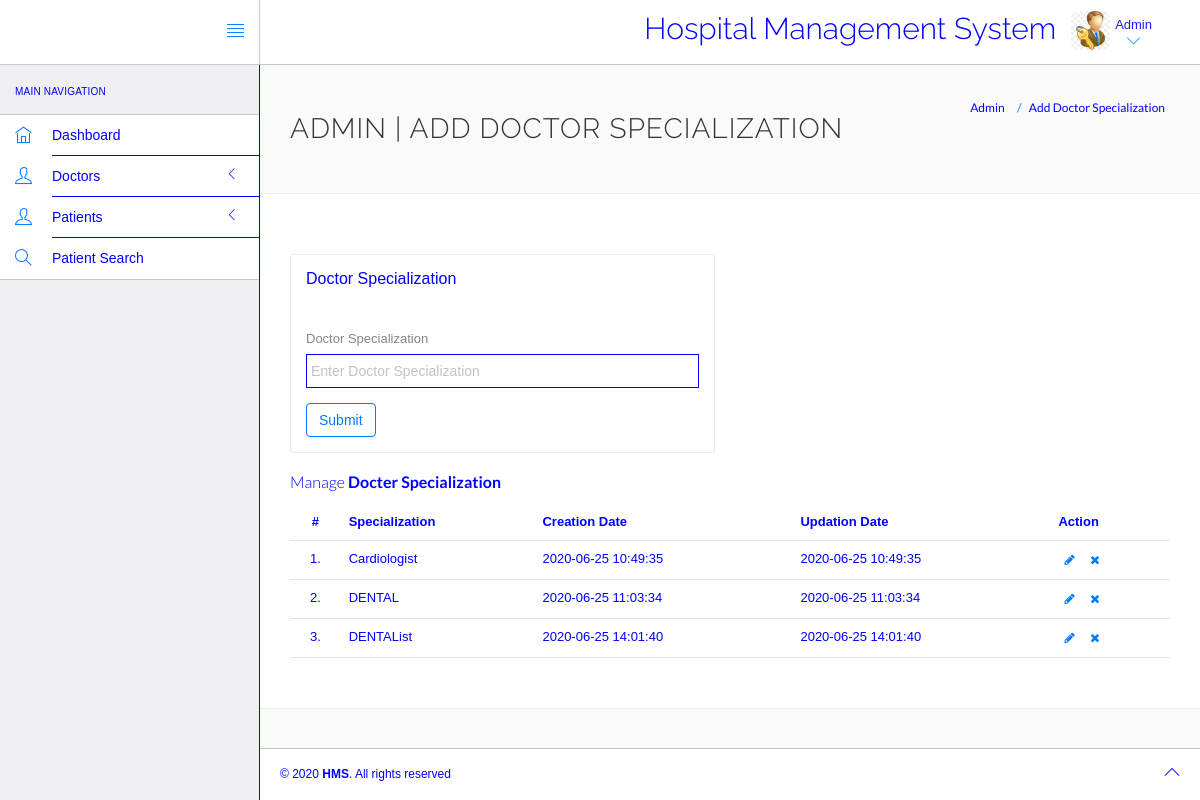
Page /login/admin/doctor-specilization.php (signed in) on the earlier database version.
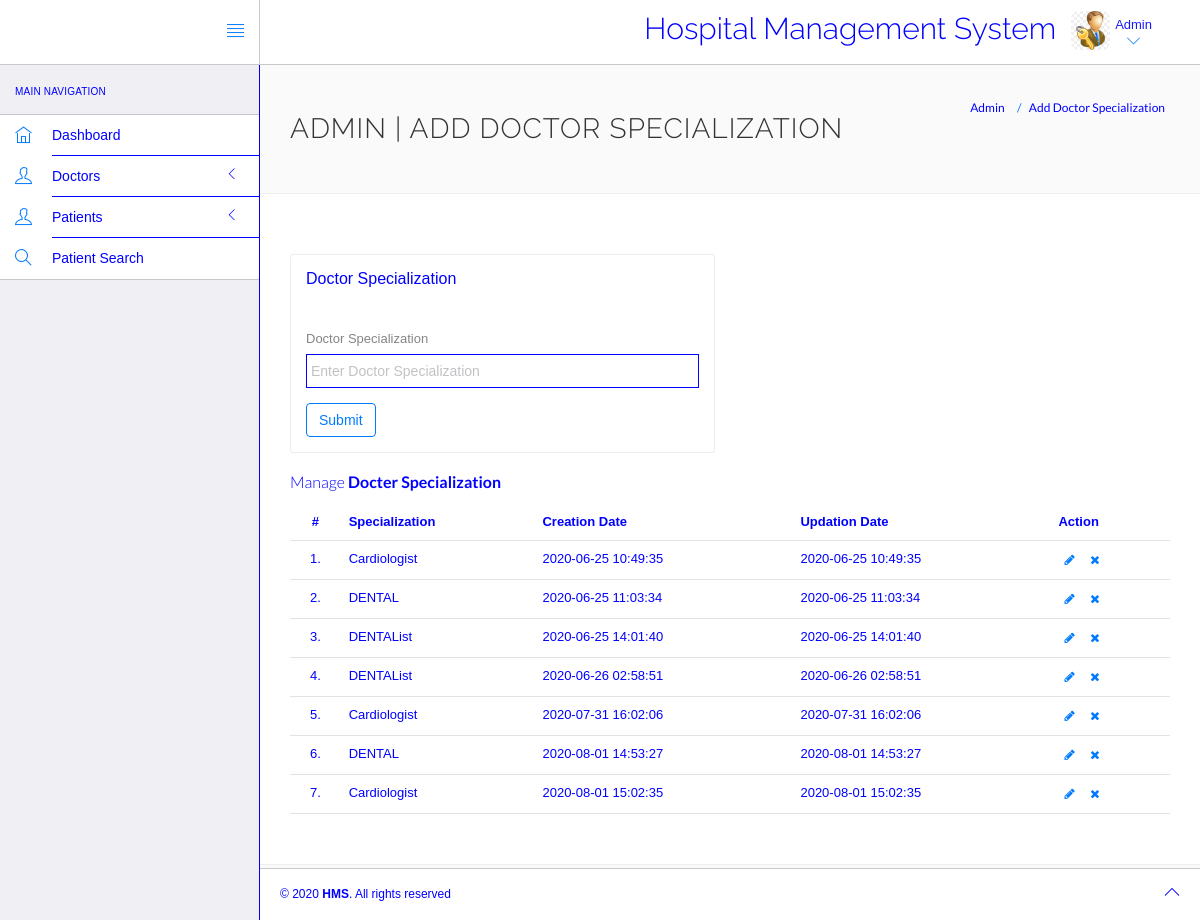
Same page on the later database version.
### tables this page shows
CREATE TABLE `doctorspecilization` (
  `id` int(11) NOT NULL,
  `specilization` varchar(25) DEFAULT NULL,
  `creationDate` timestamp NULL DEFAULT current_timestamp(),
  `updationDate` timestamp NULL DEFAULT current_timestamp()
);

### login/admin/doctor-specilization.php (the view, shortened to what the changed rows need)
<?php
include('include/config.php');
?>
<!DOCTYPE html>
<html lang="en">
	<head>
			<link rel="stylesheet" href="vendor/bootstrap/css/bootstrap.min.css">
		<link rel="stylesheet" href="vendor/fontawesome/css/font-awesome.min.css">
		<link rel="stylesheet" href="vendor/themify-icons/themify-icons.min.css">
		<link rel="stylesheet" href="assets/css/styles.css">
		<link rel="stylesheet" href="assets/css/plugins.css">
		<link rel="stylesheet" href="assets/css/themes/theme-1.css" id="skin_color" />
	</head>
	<body>
		<div id="app">
			<div class="app-content">
<header class="navbar navbar-default navbar-static-top">
					<div class="navbar-collapse collapse">
						<ul class="nav navbar-right">
								<li  style="padding-top:2% ">
								<h2>Hospital Management System</h2>
							</li>
						</ul>
					</div>
				</header>
				<div class="main-content" >
					<div class="wrap-content container" id="container">
						<section id="page-title">
							<div class="row">
								<div class="col-sm-8">
									<h1 class="mainTitle">Admin | Add Doctor Specialization</h1>
																	</div>
							</div>
						</section>
						<div class="container-fluid container-fullw bg-white">
							<div class="row">
								<div class="col-md-12">
									<div class="row">
								<div class="col-md-12">
									<table class="table table-hover" id="sample-table-1">
										<thead>
											<tr>
												<th class="center">#</th>
												<th>Specialization</th>
												<th class="hidden-xs">Creation Date</th>
												<th>Updation Date</th>
												<th>Action</th>
											</tr>
										</thead>
										<tbody>
<?php
$sql=mysqli_query($con,"select * from doctorSpecilization");
$cnt=1;
while($row=mysqli_fetch_array($sql))
{
?>
											<tr>
												<td class="center"><?php echo $cnt;?>.</td>
												<td class="hidden-xs"><?php echo $row['specilization'];?></td>
												<td><?php echo $row['creationDate'];?></td>
												<td><?php echo $row['updationDate'];?>
												</td>
												<td >
												<div class="visible-md visible-lg hidden-sm hidden-xs">
							<a href="edit-doctor-specialization.php?id=<?php echo $row['id'];?>" class="btn btn-transparent btn-xs" tooltip-placement="top" tooltip="Edit"><i class="fa fa-pencil"></i></a>
	<a href="doctor-specilization.php?id=<?php echo $row['id']?>&del=delete" onClick="return confirm('Are you sure you want to delete?')"class="btn btn-transparent btn-xs tooltips" tooltip-placement="top" tooltip="Remove"><i class="fa fa-times fa fa-white"></i></a>
												</div>
												</td>
											</tr>
											<?php
											$cnt=$cnt+1;
											 }?>
										</tbody>
									</table>
								</div>
							</div>
								</div>
							</div>
						</div>
					</div>
				</div>
			</div>
					</div>
	</body>
</html>

Differences in the rows shown:
added doctorspecilization: specilization "DENTAList", creationDate "2020-06-26 02:58:51", updationDate "2020-06-26 02:58:51"
added doctorspecilization: specilization "Cardiologist", creationDate "2020-07-31 16:02:06", updationDate "2020-07-31 16:02:06"
added doctorspecilization: specilization "DENTAL", creationDate "2020-08-01 14:53:27", updationDate "2020-08-01 14:53:27"
added doctorspecilization: specilization "Cardiologist", creationDate "2020-08-01 15:02:35", updationDate "2020-08-01 15:02:35"
